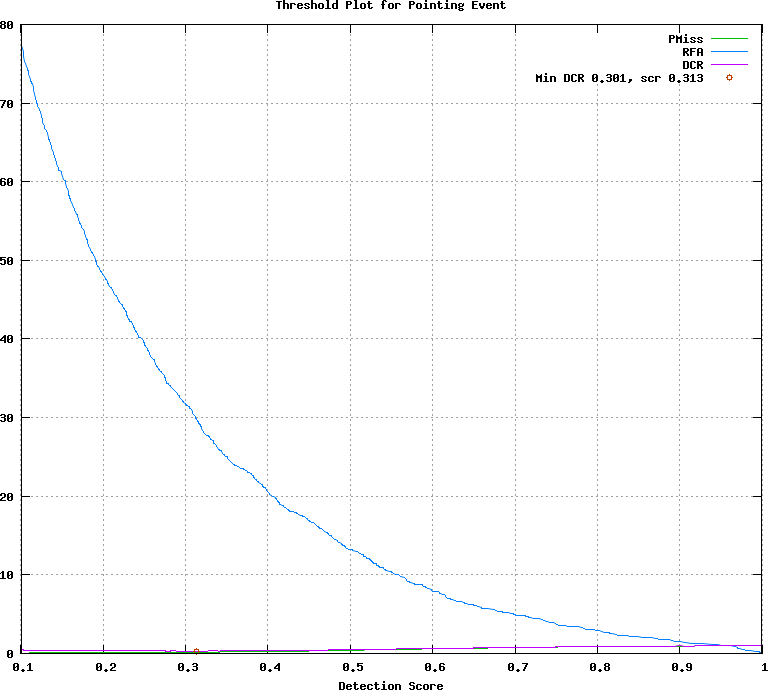

Write gnuplot code to recreate this figure.
## GNUPLOT command file
set terminal postscript color
set style data lines
set title 'Threshold Plot for Pointing Event'
set xlabel 'Detection Score'
set grid
set size ratio 0.85
plot [0.101000:0.999000]  \
  'test.det.Pointing_Event.dat.1' using 1:4 title 'PMiss' with lines lt 2, \
  'test.det.Pointing_Event.dat.1' using 1:5 title 'RFA' with lines lt 3, \
  'test.det.Pointing_Event.dat.1' using 1:6 title 'DCR' with lines lt 4, \
  'test.det.Pointing_Event.dat.2' using 1:2 title 'Min DCR 0.301, scr 0.313' with points lt 6
